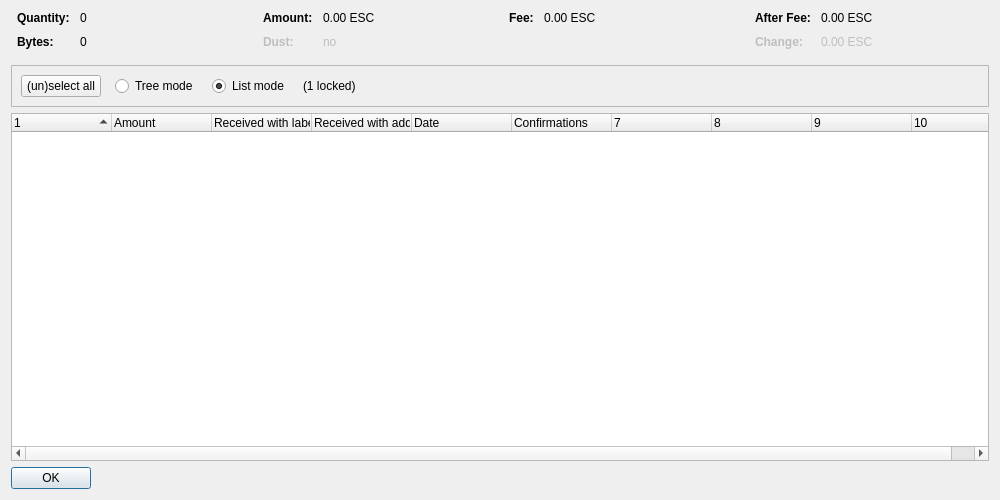
<?xml version="1.0" encoding="UTF-8"?>
<ui version="4.0">
 <class>CoinControlDialog</class>
 <widget class="QDialog" name="CoinControlDialog">
  <property name="geometry">
   <rect>
    <x>0</x>
    <y>0</y>
    <width>1000</width>
    <height>500</height>
   </rect>
  </property>
  <property name="windowTitle">
   <string>Coin Selection</string>
  </property>
  <layout class="QVBoxLayout" name="verticalLayout">
   <item>
    <layout class="QHBoxLayout" name="horizontalLayoutTop" stretch="0,0,0,0">
     <property name="topMargin">
      <number>0</number>
     </property>
     <property name="bottomMargin">
      <number>10</number>
     </property>
     <item>
      <layout class="QFormLayout" name="formLayoutCoinControl1">
       <property name="horizontalSpacing">
        <number>10</number>
       </property>
       <property name="verticalSpacing">
        <number>10</number>
       </property>
       <property name="leftMargin">
        <number>6</number>
       </property>
       <property name="rightMargin">
        <number>6</number>
       </property>
       <item row="0" column="0">
        <widget class="QLabel" name="labelCoinControlQuantityText">
         <property name="font">
          <font>
           <weight>75</weight>
           <bold>true</bold>
          </font>
         </property>
         <property name="text">
          <string>Quantity:</string>
         </property>
        </widget>
       </item>
       <item row="0" column="1">
        <widget class="QLabel" name="labelCoinControlQuantity">
         <property name="cursor">
          <cursorShape>IBeamCursor</cursorShape>
         </property>
         <property name="contextMenuPolicy">
          <enum>Qt::ActionsContextMenu</enum>
         </property>
         <property name="text">
          <string notr="true">0</string>
         </property>
         <property name="textInteractionFlags">
          <set>Qt::LinksAccessibleByMouse|Qt::TextSelectableByKeyboard|Qt::TextSelectableByMouse</set>
         </property>
        </widget>
       </item>
       <item row="1" column="0">
        <widget class="QLabel" name="labelCoinControlBytesText">
         <property name="font">
          <font>
           <weight>75</weight>
           <bold>true</bold>
          </font>
         </property>
         <property name="text">
          <string>Bytes:</string>
         </property>
        </widget>
       </item>
       <item row="1" column="1">
        <widget class="QLabel" name="labelCoinControlBytes">
         <property name="cursor">
          <cursorShape>IBeamCursor</cursorShape>
         </property>
         <property name="contextMenuPolicy">
          <enum>Qt::ActionsContextMenu</enum>
         </property>
         <property name="text">
          <string notr="true">0</string>
         </property>
         <property name="textInteractionFlags">
          <set>Qt::LinksAccessibleByMouse|Qt::TextSelectableByKeyboard|Qt::TextSelectableByMouse</set>
         </property>
        </widget>
       </item>
      </layout>
     </item>
     <item>
      <layout class="QFormLayout" name="formLayoutCoinControl2">
       <property name="horizontalSpacing">
        <number>10</number>
       </property>
       <property name="verticalSpacing">
        <number>10</number>
       </property>
       <property name="leftMargin">
        <number>6</number>
       </property>
       <property name="rightMargin">
        <number>6</number>
       </property>
       <item row="0" column="0">
        <widget class="QLabel" name="labelCoinControlAmountText">
         <property name="font">
          <font>
           <weight>75</weight>
           <bold>true</bold>
          </font>
         </property>
         <property name="text">
          <string>Amount:</string>
         </property>
        </widget>
       </item>
       <item row="0" column="1">
        <widget class="QLabel" name="labelCoinControlAmount">
         <property name="cursor">
          <cursorShape>IBeamCursor</cursorShape>
         </property>
         <property name="contextMenuPolicy">
          <enum>Qt::ActionsContextMenu</enum>
         </property>
         <property name="text">
          <string notr="true">0.00 ESC</string>
         </property>
         <property name="textInteractionFlags">
          <set>Qt::LinksAccessibleByMouse|Qt::TextSelectableByKeyboard|Qt::TextSelectableByMouse</set>
         </property>
        </widget>
       </item>
       <item row="1" column="0">
        <widget class="QLabel" name="labelCoinControlLowOutputText">
         <property name="enabled">
          <bool>false</bool>
         </property>
         <property name="font">
          <font>
           <weight>75</weight>
           <bold>true</bold>
          </font>
         </property>
         <property name="text">
          <string>Dust:</string>
         </property>
        </widget>
       </item>
       <item row="1" column="1">
        <widget class="QLabel" name="labelCoinControlLowOutput">
         <property name="enabled">
          <bool>false</bool>
         </property>
         <property name="cursor">
          <cursorShape>IBeamCursor</cursorShape>
         </property>
         <property name="contextMenuPolicy">
          <enum>Qt::ActionsContextMenu</enum>
         </property>
         <property name="text">
          <string notr="true">no</string>
         </property>
         <property name="textInteractionFlags">
          <set>Qt::LinksAccessibleByMouse|Qt::TextSelectableByKeyboard|Qt::TextSelectableByMouse</set>
         </property>
        </widget>
       </item>
      </layout>
     </item>
     <item>
      <layout class="QFormLayout" name="formLayoutCoinControl3">
       <property name="horizontalSpacing">
        <number>10</number>
       </property>
       <property name="verticalSpacing">
        <number>10</number>
       </property>
       <property name="leftMargin">
        <number>6</number>
       </property>
       <property name="rightMargin">
        <number>6</number>
       </property>
       <item row="0" column="0">
        <widget class="QLabel" name="labelCoinControlFeeText">
         <property name="font">
          <font>
           <weight>75</weight>
           <bold>true</bold>
          </font>
         </property>
         <property name="text">
          <string>Fee:</string>
         </property>
        </widget>
       </item>
       <item row="0" column="1">
        <widget class="QLabel" name="labelCoinControlFee">
         <property name="cursor">
          <cursorShape>IBeamCursor</cursorShape>
         </property>
         <property name="contextMenuPolicy">
          <enum>Qt::ActionsContextMenu</enum>
         </property>
         <property name="text">
          <string notr="true">0.00 ESC</string>
         </property>
         <property name="textInteractionFlags">
          <set>Qt::LinksAccessibleByMouse|Qt::TextSelectableByKeyboard|Qt::TextSelectableByMouse</set>
         </property>
        </widget>
       </item>
      </layout>
     </item>
     <item>
      <layout class="QFormLayout" name="formLayoutCoinControl4">
       <property name="horizontalSpacing">
        <number>10</number>
       </property>
       <property name="verticalSpacing">
        <number>10</number>
       </property>
       <property name="leftMargin">
        <number>6</number>
       </property>
       <property name="rightMargin">
        <number>6</number>
       </property>
       <item row="0" column="0">
        <widget class="QLabel" name="labelCoinControlAfterFeeText">
         <property name="font">
          <font>
           <weight>75</weight>
           <bold>true</bold>
          </font>
         </property>
         <property name="text">
          <string>After Fee:</string>
         </property>
        </widget>
       </item>
       <item row="0" column="1">
        <widget class="QLabel" name="labelCoinControlAfterFee">
         <property name="cursor">
          <cursorShape>IBeamCursor</cursorShape>
         </property>
         <property name="contextMenuPolicy">
          <enum>Qt::ActionsContextMenu</enum>
         </property>
         <property name="text">
          <string notr="true">0.00 ESC</string>
         </property>
         <property name="textInteractionFlags">
          <set>Qt::LinksAccessibleByMouse|Qt::TextSelectableByKeyboard|Qt::TextSelectableByMouse</set>
         </property>
        </widget>
       </item>
       <item row="1" column="0">
        <widget class="QLabel" name="labelCoinControlChangeText">
         <property name="enabled">
          <bool>false</bool>
         </property>
         <property name="font">
          <font>
           <weight>75</weight>
           <bold>true</bold>
          </font>
         </property>
         <property name="text">
          <string>Change:</string>
         </property>
        </widget>
       </item>
       <item row="1" column="1">
        <widget class="QLabel" name="labelCoinControlChange">
         <property name="enabled">
          <bool>false</bool>
         </property>
         <property name="cursor">
          <cursorShape>IBeamCursor</cursorShape>
         </property>
         <property name="contextMenuPolicy">
          <enum>Qt::ActionsContextMenu</enum>
         </property>
         <property name="text">
          <string notr="true">0.00 ESC</string>
         </property>
         <property name="textInteractionFlags">
          <set>Qt::LinksAccessibleByMouse|Qt::TextSelectableByKeyboard|Qt::TextSelectableByMouse</set>
         </property>
        </widget>
       </item>
      </layout>
     </item>
    </layout>
   </item>
   <item>
    <widget class="QFrame" name="frame">
     <property name="minimumSize">
      <size>
       <width>0</width>
       <height>40</height>
      </size>
     </property>
     <property name="frameShape">
      <enum>QFrame::StyledPanel</enum>
     </property>
     <property name="frameShadow">
      <enum>QFrame::Sunken</enum>
     </property>
     <layout class="QHBoxLayout" name="horizontalLayout">
      <item>
       <layout class="QHBoxLayout" name="horizontalLayoutPanel" stretch="0,0,0,0,0">
        <property name="spacing">
         <number>14</number>
        </property>
        <item>
         <widget class="QPushButton" name="pushButtonSelectAll">
          <property name="sizePolicy">
           <sizepolicy hsizetype="Maximum" vsizetype="Fixed">
            <horstretch>0</horstretch>
            <verstretch>0</verstretch>
           </sizepolicy>
          </property>
          <property name="text">
           <string>(un)select all</string>
          </property>
          <property name="autoDefault">
           <bool>false</bool>
          </property>
         </widget>
        </item>
        <item>
         <widget class="QRadioButton" name="radioTreeMode">
          <property name="sizePolicy">
           <sizepolicy hsizetype="Maximum" vsizetype="Fixed">
            <horstretch>0</horstretch>
            <verstretch>0</verstretch>
           </sizepolicy>
          </property>
          <property name="text">
           <string>Tree mode</string>
          </property>
         </widget>
        </item>
        <item>
         <widget class="QRadioButton" name="radioListMode">
          <property name="sizePolicy">
           <sizepolicy hsizetype="Maximum" vsizetype="Fixed">
            <horstretch>0</horstretch>
            <verstretch>0</verstretch>
           </sizepolicy>
          </property>
          <property name="text">
           <string>List mode</string>
          </property>
          <property name="checked">
           <bool>true</bool>
          </property>
         </widget>
        </item>
        <item>
         <widget class="QLabel" name="labelLocked">
          <property name="text">
           <string notr="true">(1 locked)</string>
          </property>
         </widget>
        </item>
        <item>
         <spacer name="horizontalSpacer">
          <property name="orientation">
           <enum>Qt::Horizontal</enum>
          </property>
          <property name="sizeHint" stdset="0">
           <size>
            <width>40</width>
            <height>20</height>
           </size>
          </property>
         </spacer>
        </item>
       </layout>
      </item>
     </layout>
    </widget>
   </item>
   <item>
    <widget class="CoinControlTreeWidget" name="treeWidget">
     <property name="contextMenuPolicy">
      <enum>Qt::CustomContextMenu</enum>
     </property>
     <property name="sortingEnabled">
      <bool>false</bool>
     </property>
     <property name="columnCount">
      <number>10</number>
     </property>
     <attribute name="headerShowSortIndicator" stdset="0">
      <bool>true</bool>
     </attribute>
     <attribute name="headerStretchLastSection">
      <bool>false</bool>
     </attribute>
     <column>
      <property name="text">
       <string/>
      </property>
     </column>
     <column>
      <property name="text">
       <string>Amount</string>
      </property>
     </column>
     <column>
      <property name="text">
       <string>Received with label</string>
      </property>
     </column>
     <column>
      <property name="text">
       <string>Received with address</string>
      </property>
     </column>
     <column>
      <property name="text">
       <string>Date</string>
      </property>
     </column>
     <column>
      <property name="text">
       <string>Confirmations</string>
      </property>
      <property name="toolTip">
       <string>Confirmed</string>
      </property>
     </column>
     <column>
      <property name="text">
       <string/>
      </property>
     </column>
     <column>
      <property name="text">
       <string/>
      </property>
     </column>
     <column>
      <property name="text">
       <string/>
      </property>
     </column>
     <column>
      <property name="text">
       <string/>
      </property>
     </column>
    </widget>
   </item>
   <item>
    <widget class="QDialogButtonBox" name="buttonBox">
     <property name="sizePolicy">
      <sizepolicy hsizetype="Maximum" vsizetype="Fixed">
       <horstretch>0</horstretch>
       <verstretch>0</verstretch>
      </sizepolicy>
     </property>
     <property name="orientation">
      <enum>Qt::Horizontal</enum>
     </property>
     <property name="standardButtons">
      <set>QDialogButtonBox::Ok</set>
     </property>
    </widget>
   </item>
  </layout>
 </widget>
 <customwidgets>
  <customwidget>
   <class>CoinControlTreeWidget</class>
   <extends>QTreeWidget</extends>
   <header>coincontroltreewidget.h</header>
  </customwidget>
 </customwidgets>
 <resources/>
 <connections/>
</ui>
